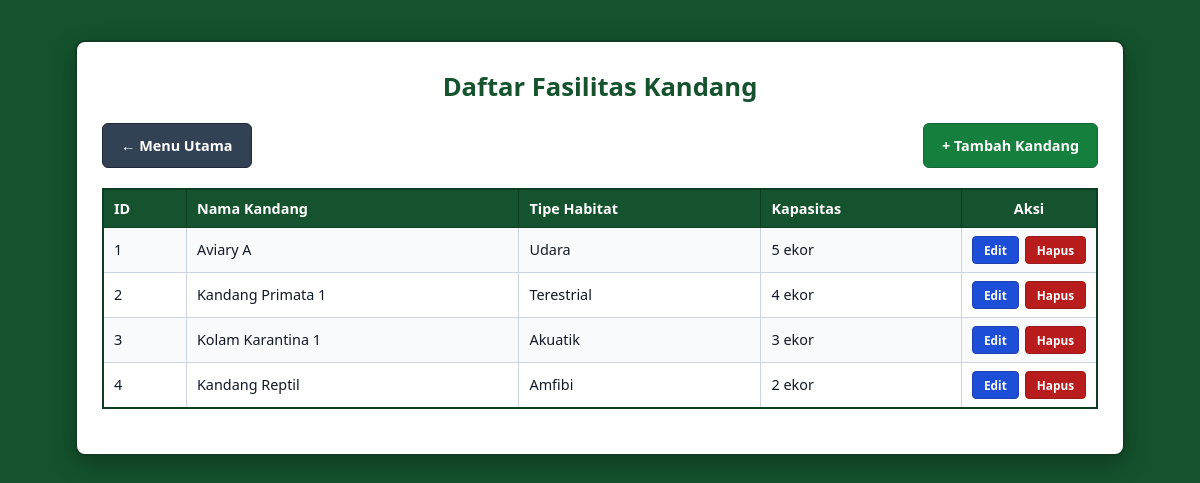
The app's page /view/enclosures.php with its own data.
### tables this page shows
CREATE TABLE enclosures (
    id_enclosure INT AUTO_INCREMENT PRIMARY KEY,
    name VARCHAR(100) NOT NULL,
    habitat_type VARCHAR(50) NOT NULL,
    capacity INT NOT NULL
);

### class/Enclosure.php (called while the page is built, shortened)
<?php
class Enclosure {
    private $conn;
    private $table = "enclosures";
    public function __construct($db) {
        $this->conn = $db;
    }
    public function readAll() {
        $stmt = $this->conn->prepare("SELECT * FROM {$this->table} ORDER BY id_enclosure ASC");
        $stmt->execute();
        return $stmt->fetchAll(PDO::FETCH_ASSOC);
    }
}
?>

### view/enclosures.php (the view, shortened to what this page needs)
<link rel="stylesheet" href="../styles.css?v=<?= time() ?>">
<?php
require_once '../class/Enclosure.php';
$db = (new Database())->conn;
$enclosure = new Enclosure($db);
$action = $_GET['action'] ?? 'list';
?>
<div class="container">
<?php
switch ($action) {
        ?>
        <?php
    default:
        $list = $enclosure->readAll();
        ?>
        <h2>Daftar Fasilitas Kandang</h2>
        <div class="header-actions">
            <a href="../index.php" class="back-btn">&larr; Menu Utama</a>
            <a href="enclosures.php?action=create" class="add-btn">+ Tambah Kandang</a>
        </div>
        <div class="table-responsive">
        <table>
            <tr>
                <th>ID</th>
                <th>Nama Kandang</th>
                <th>Tipe Habitat</th>
                <th>Kapasitas</th>
                <th>Aksi</th>
            </tr>
            <?php if (empty($list)): ?>
            <tr>
                <td colspan="5" style="text-align:center;">Belum ada data kandang.</td>
            </tr>
            <?php else: ?>
            <?php foreach ($list as $row): ?>
            <tr>
                <td><?= $row['id_enclosure'] ?></td>
                <td><?= htmlspecialchars($row['name']) ?></td>
                <td><?= htmlspecialchars($row['habitat_type']) ?></td>
                <td><?= $row['capacity'] ?> ekor</td>
                <td>
                    <div class="action-buttons">
                        <a href="enclosures.php?action=edit&id=<?= $row['id_enclosure'] ?>" class="edit-btn">Edit</a>
                        <a href="enclosures.php?action=delete&id=<?= $row['id_enclosure'] ?>" class="delete-btn" onclick="return confirm('Yakin ingin menghapus kandang ini? Satwa di dalamnya juga akan terhapus.')">Hapus</a>
                    </div>
                </td>
            </tr>
            <?php endforeach; ?>
            <?php endif; ?>
        </table>
        </div>
        <?php
        break;
}
?>
</div>

### styles.css (style rules this page uses)
* { margin: 0; padding: 0; box-sizing: border-box; }
.container { width: 95%; max-width: 1050px; margin: 40px auto; padding: 25px; background-color: #ffffff; border: 2px solid #0f3d21; border-radius: 10px; box-shadow: 0 8px 24px rgba(0, 0, 0, 0.3); overflow: hidden; }
h2 { color: #14532d; font-size: 1.6rem; font-weight: 800; margin-bottom: 15px; text-align: center; }
.header-actions { display: flex; justify-content: space-between; align-items: center; margin-bottom: 20px; }
.add-btn, .back-btn, .edit-btn, .delete-btn, button { padding: 10px 18px; border-radius: 6px; cursor: pointer; text-decoration: none; font-weight: 700; font-size: 0.9em; display: inline-block; }
.add-btn { background-color: #15803d; color: #ffffff; border: 1px solid #166534; }
.back-btn { background-color: #334155; color: #ffffff; border: 1px solid #1e293b; }
.action-buttons { display: inline-flex; align-items: center; justify-content: center; gap: 6px; white-space: nowrap; }
.edit-btn { background-color: #1d4ed8; color: #ffffff; border: 1px solid #1e40af; padding: 5px 11px; font-size: 0.82em; font-weight: 700; border-radius: 4px; text-decoration: none; display: inline-block; }
.delete-btn { background-color: #b91c1c; color: #ffffff; border: 1px solid #991b1b; padding: 5px 11px; font-size: 0.82em; font-weight: 700; border-radius: 4px; text-decoration: none; display: inline-block; }
.table-responsive { width: 100%; overflow-x: auto; margin: 20px 0; }
table { width: 100%; border-collapse: collapse; border: 2px solid #0f3d21; }
table th { background-color: #14532d; color: #ffffff; font-weight: 700; font-size: 0.9em; padding: 9px 10px; text-align: left; border: 1px solid #0f3d21; }
table td { padding: 8px 10px; text-align: left; color: #111827; font-size: 0.9em; font-weight: 500; border: 1px solid #cbd5e1; }
table th:last-child, table td:last-child { white-space: nowrap; text-align: center; width: 1%; }
table tr:nth-child(even) { background-color: #f8fafc; }

### records on screen
enclosures: id_enclosure "1", name "Aviary A", habitat_type "Udara", capacity "5"
enclosures: id_enclosure "2", name "Kandang Primata 1", habitat_type "Terestrial", capacity "4"
enclosures: id_enclosure "3", name "Kolam Karantina 1", habitat_type "Akuatik", capacity "3"
enclosures: id_enclosure "4", name "Kandang Reptil", habitat_type "Amfibi", capacity "2"
